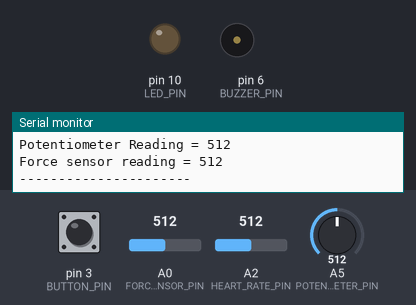
Bench run of a sketch on a simulated Arduino Uno, built with avr-gcc and run on an emulated ATmega328P. Parts: output pins drawn as LEDs (lit = HIGH), buzzer (waves = sounding), the last lines printed to the serial monitor. The inputs (shaded band) are chosen by the test bench; at power-on: pin 3 (BUTTON_PIN) HIGH, A0 (FORCE_SENSOR_PIN) = 512, A2 (HEART_RATE_PIN) = 512, A5 (POTENTIOMETER_PIN) = 512. Pins used as bus, display or sensor lines are not drawn.

Above: at 1.2 s.
1.3 s: pin 3 (BUTTON_PIN) pulled LOW for 0.3 s
At 1.79 s:
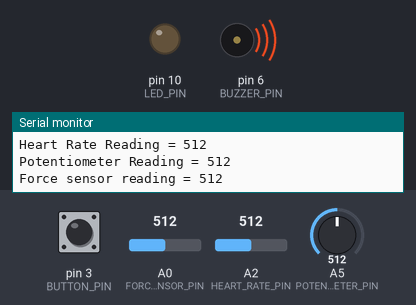
4.3 s: pin 3 (BUTTON_PIN) pulled LOW for 1 s
At 4.47 s:
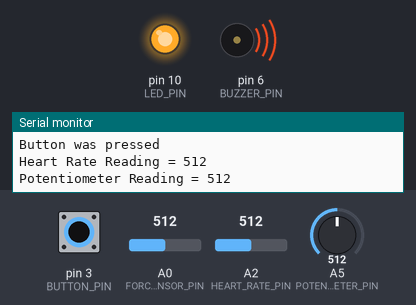
7.3 s: A0 (FORCE_SENSOR_PIN) set to 991
10.3 s: A0 (FORCE_SENSOR_PIN) set to 1018
13.3 s: pin 3 (BUTTON_PIN) pulled LOW for 3.2 s
At 13.61 s:
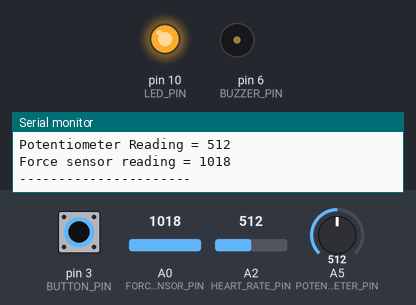
Timing chart, 0 to 19.0 s (numbered marks = the images above; inputs shaded):
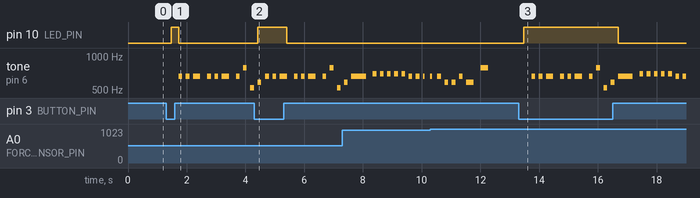

The sketch:

circuit_arduino_code.ino
```cpp
#include <ezBuzzer.h>

#define NOTE_B0 31
#define NOTE_C1 33
#define NOTE_CS1 35
#define NOTE_D1 37
#define NOTE_DS1 39
#define NOTE_E1 41
#define NOTE_F1 44
#define NOTE_FS1 46
#define NOTE_G1 49
#define NOTE_GS1 52
#define NOTE_A1 55
#define NOTE_AS1 58
#define NOTE_B1 62
#define NOTE_C2 65
#define NOTE_CS2 69
#define NOTE_D2 73
#define NOTE_DS2 78
#define NOTE_E2 82
#define NOTE_F2 87
#define NOTE_FS2 93
#define NOTE_G2 98
#define NOTE_GS2 104
#define NOTE_A2 110
#define NOTE_AS2 117
#define NOTE_B2 123
#define NOTE_C3 131
#define NOTE_CS3 139
#define NOTE_D3 147
#define NOTE_DS3 156
#define NOTE_E3 165
#define NOTE_F3 175
#define NOTE_FS3 185
#define NOTE_G3 196
#define NOTE_GS3 208
#define NOTE_A3 220
#define NOTE_AS3 233
#define NOTE_B3 247
#define NOTE_C4 262
#define NOTE_CS4 277
#define NOTE_D4 294
#define NOTE_DS4 311
#define NOTE_E4 330
#define NOTE_F4 349
#define NOTE_FS4 370
#define NOTE_G4 392
#define NOTE_GS4 415
#define NOTE_A4 440
#define NOTE_AS4 466
#define NOTE_B4 494
#define NOTE_C5 523
#define NOTE_CS5 554
#define NOTE_D5 587
#define NOTE_DS5 622
#define NOTE_E5 659
#define NOTE_F5 698
#define NOTE_FS5 740
#define NOTE_G5 784
#define NOTE_GS5 831
#define NOTE_A5 880
#define NOTE_AS5 932
#define NOTE_B5 988
#define NOTE_C6 1047
#define NOTE_CS6 1109
#define NOTE_D6 1175
#define NOTE_DS6 1245
#define NOTE_E6 1319
#define NOTE_F6 1397
#define NOTE_FS6 1480
#define NOTE_G6 1568
#define NOTE_GS6 1661
#define NOTE_A6 1760
#define NOTE_AS6 1865
#define NOTE_B6 1976
#define NOTE_C7 2093
#define NOTE_CS7 2217
#define NOTE_D7 2349
#define NOTE_DS7 2489
#define NOTE_E7 2637
#define NOTE_F7 2794
#define NOTE_FS7 2960
#define NOTE_G7 3136
#define NOTE_GS7 3322
#define NOTE_A7 3520
#define NOTE_AS7 3729
#define NOTE_B7 3951
#define NOTE_C8 4186
#define NOTE_CS8 4435
#define NOTE_D8 4699
#define NOTE_DS8 4978
#define FORCE_SENSOR_PIN A0
#define HEART_RATE_PIN A2
#define POTENTIOMETER_PIN A5

const int BUTTON_PIN = 3;  // the number of the pushbutton pin
const int LED_PIN = 10;    // the number of the LED pin
const int BUZZER_PIN = 6;  // Arduino pin connected to Buzzer's pin
ezBuzzer buzzer(BUZZER_PIN);


int lastState = HIGH;  // the previous state from the input pin
int currentState;      // the current reading from the input pin

int buttonState = 0;  // variable for reading the pushbutton status
bool sentButtonSocket = false;

int melody[] = { //Buzzer Melody
  NOTE_E5, NOTE_E5, NOTE_E5,
  NOTE_E5, NOTE_E5, NOTE_E5,
  NOTE_E5, NOTE_G5, NOTE_C5, NOTE_D5,
  NOTE_E5,
  NOTE_F5, NOTE_F5, NOTE_F5, NOTE_F5,
  NOTE_F5, NOTE_E5, NOTE_E5, NOTE_E5, NOTE_E5,
  NOTE_E5, NOTE_D5, NOTE_D5, NOTE_E5,
  NOTE_D5, NOTE_G5
};

// note durations: 4 = quarter note, 8 = eighth note, etc, also called tempo:
int noteDurations[] = {
  8, 8, 4,
  8, 8, 4,
  8, 8, 8, 8,
  2,
  8, 8, 8, 8,
  8, 8, 8, 16, 16,
  8, 8, 8, 8,
  4, 4
};

void setup() {

  // initialize serial communication at 9600 bits per second:
  Serial.begin(9600);

  pinMode(BUTTON_PIN, INPUT_PULLUP);  // set arduino pin to input pull-up mode

  // initialize the pushbutton pin as an pull-up input
  // the pull-up input pin will be HIGH when the switch is open and LOW when the switch is closed.
  pinMode(BUTTON_PIN, INPUT_PULLUP);
  // initialize the LED pin as an output:
  pinMode(LED_PIN, OUTPUT);
  // initialize the pushbutton pin as an pull-up input:
  // the pull-up input pin will be HIGH when the switch is open and LOW when the switch is closed.
  pinMode(BUZZER_PIN, OUTPUT);  // set arduino pin to output mode
}


void loop() {

  buzzer.loop();

  // read the state of the pushbutton value:
  buttonState = digitalRead(BUTTON_PIN);

  // control LED according to the state of button
  if (buttonState == LOW) {          // If button is pressing
    digitalWrite(LED_PIN, HIGH);     // turn on LED
    digitalWrite(BUZZER_PIN, HIGH);  // turn on Buzzer

    if (sentButtonSocket == false) {
      Serial.println("Button was pressed");
      sentButtonSocket = true;
      int length = sizeof(noteDurations) / sizeof(int);
      buzzer.playMelody(melody, noteDurations, length);
    }

  } else {                          // otherwise, button is not pressing
    digitalWrite(LED_PIN, LOW);     // turn off LED
    digitalWrite(BUZZER_PIN, LOW);  // turn off
    if (sentButtonSocket == true) {
      sentButtonSocket = false;
    }
  }
  int analogReading = analogRead(FORCE_SENSOR_PIN);
  int heartReading = analogRead(HEART_RATE_PIN);
  int potentiometerReading = analogRead(POTENTIOMETER_PIN);

  Serial.print("Heart Rate Reading = ");
  Serial.println(heartReading);

  Serial.print("Potentiometer Reading = ");
  Serial.println(potentiometerReading);

  Serial.print("Force sensor reading = ");
  Serial.println(analogReading);
  Serial.println("----------------------");
  delay(200);
}
```

Measured:
- after the input at 1.3 s, pin 10 (LED_PIN): LOW → HIGH after 0.16 s, → LOW 0.26 s later; tone on pin 6 (BUZZER_PIN): plays 659 Hz for 0.13 s, 659 Hz for 0.13 s, 659 Hz for 0.25 s, 659 Hz for 0.13 s, 659 Hz for 0.13 s, 659 Hz for 0.25 s … (9 notes in this stretch), starting after 0.43 s
- after the input at 4.3 s, pin 10 (LED_PIN): LOW → HIGH after 0.11 s, → LOW 1.0 s later
- after the input at 13.3 s, pin 10 (LED_PIN): LOW → HIGH after 0.18 s, → LOW 3.2 s later; tone on pin 6 (BUZZER_PIN): plays 659 Hz for 0.13 s, 659 Hz for 0.13 s, 659 Hz for 0.25 s, 659 Hz for 0.13 s, 659 Hz for 0.13 s, 659 Hz for 0.25 s … (18 notes in this stretch), starting after 0.44 s
